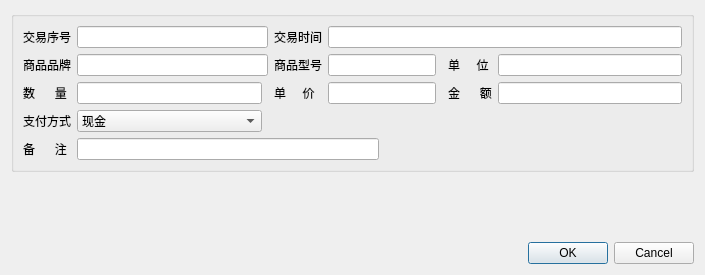
<?xml version="1.0" encoding="UTF-8"?>
<ui version="4.0">
 <class>Dlg_XS_ADD</class>
 <widget class="QDialog" name="Dlg_XS_ADD">
  <property name="geometry">
   <rect>
    <x>0</x>
    <y>0</y>
    <width>705</width>
    <height>275</height>
   </rect>
  </property>
  <property name="windowTitle">
   <string>Dialog</string>
  </property>
  <property name="sizeGripEnabled">
   <bool>false</bool>
  </property>
  <layout class="QGridLayout" name="gridLayout">
   <item row="2" column="0">
    <widget class="QDialogButtonBox" name="buttonBox">
     <property name="orientation">
      <enum>Qt::Horizontal</enum>
     </property>
     <property name="standardButtons">
      <set>QDialogButtonBox::Cancel|QDialogButtonBox::Ok</set>
     </property>
    </widget>
   </item>
   <item row="1" column="0">
    <spacer name="verticalSpacer">
     <property name="orientation">
      <enum>Qt::Vertical</enum>
     </property>
     <property name="sizeHint" stdset="0">
      <size>
       <width>20</width>
       <height>40</height>
      </size>
     </property>
    </spacer>
   </item>
   <item row="0" column="0">
    <widget class="QGroupBox" name="groupBox_XS">
     <property name="enabled">
      <bool>true</bool>
     </property>
     <property name="minimumSize">
      <size>
       <width>0</width>
       <height>150</height>
      </size>
     </property>
     <property name="styleSheet">
      <string notr="true">font: 12pt &quot;微软雅黑&quot;;</string>
     </property>
     <property name="title">
      <string/>
     </property>
     <layout class="QGridLayout" name="gridLayout_5">
      <item row="0" column="1" colspan="2">
       <widget class="QLineEdit" name="txt_XS_SN">
        <property name="text">
         <string/>
        </property>
       </widget>
      </item>
      <item row="0" column="3">
       <widget class="QLabel" name="label_16">
        <property name="text">
         <string>交易时间</string>
        </property>
       </widget>
      </item>
      <item row="4" column="7">
       <widget class="QLabel" name="label_22">
        <property name="text">
         <string>金      额</string>
        </property>
       </widget>
      </item>
      <item row="3" column="0">
       <widget class="QLabel" name="label_17">
        <property name="text">
         <string>商品品牌</string>
        </property>
       </widget>
      </item>
      <item row="3" column="1" colspan="2">
       <widget class="QLineEdit" name="txt_XS_brand">
        <property name="text">
         <string/>
        </property>
       </widget>
      </item>
      <item row="3" column="8">
       <widget class="QLineEdit" name="txt_XS_unit">
        <property name="text">
         <string/>
        </property>
       </widget>
      </item>
      <item row="3" column="4" colspan="2">
       <widget class="QLineEdit" name="txt_XS_type">
        <property name="text">
         <string/>
        </property>
       </widget>
      </item>
      <item row="3" column="3">
       <widget class="QLabel" name="label_18">
        <property name="text">
         <string>商品型号</string>
        </property>
       </widget>
      </item>
      <item row="4" column="8">
       <widget class="QLineEdit" name="txt_XS_jine">
        <property name="text">
         <string/>
        </property>
       </widget>
      </item>
      <item row="3" column="7">
       <widget class="QLabel" name="label_19">
        <property name="text">
         <string>单     位</string>
        </property>
       </widget>
      </item>
      <item row="4" column="0">
       <widget class="QLabel" name="label_20">
        <property name="text">
         <string>数      量</string>
        </property>
       </widget>
      </item>
      <item row="4" column="1">
       <widget class="QLineEdit" name="txt_XS_cnt">
        <property name="text">
         <string/>
        </property>
       </widget>
      </item>
      <item row="0" column="0">
       <widget class="QLabel" name="label">
        <property name="text">
         <string>交易序号</string>
        </property>
       </widget>
      </item>
      <item row="6" column="0">
       <widget class="QLabel" name="label_24">
        <property name="text">
         <string>备      注</string>
        </property>
       </widget>
      </item>
      <item row="5" column="0">
       <widget class="QLabel" name="label_23">
        <property name="text">
         <string>支付方式</string>
        </property>
       </widget>
      </item>
      <item row="5" column="1">
       <widget class="QComboBox" name="comboBox">
        <item>
         <property name="text">
          <string>现金</string>
         </property>
        </item>
        <item>
         <property name="text">
          <string>微信</string>
         </property>
        </item>
        <item>
         <property name="text">
          <string>支付宝</string>
         </property>
        </item>
       </widget>
      </item>
      <item row="0" column="4" colspan="5">
       <widget class="QLineEdit" name="txt_XS_jytime">
        <property name="text">
         <string/>
        </property>
       </widget>
      </item>
      <item row="6" column="1" colspan="4">
       <widget class="QLineEdit" name="txt_XS_memo">
        <property name="text">
         <string/>
        </property>
       </widget>
      </item>
      <item row="4" column="4" colspan="2">
       <widget class="QLineEdit" name="txt_XS_price">
        <property name="text">
         <string/>
        </property>
       </widget>
      </item>
      <item row="4" column="3">
       <widget class="QLabel" name="label_21">
        <property name="text">
         <string>单     价</string>
        </property>
       </widget>
      </item>
     </layout>
    </widget>
   </item>
  </layout>
 </widget>
 <resources/>
 <connections>
  <connection>
   <sender>buttonBox</sender>
   <signal>accepted()</signal>
   <receiver>Dlg_XS_ADD</receiver>
   <slot>accept()</slot>
   <hints>
    <hint type="sourcelabel">
     <x>257</x>
     <y>217</y>
    </hint>
    <hint type="destinationlabel">
     <x>157</x>
     <y>274</y>
    </hint>
   </hints>
  </connection>
  <connection>
   <sender>buttonBox</sender>
   <signal>rejected()</signal>
   <receiver>Dlg_XS_ADD</receiver>
   <slot>reject()</slot>
   <hints>
    <hint type="sourcelabel">
     <x>325</x>
     <y>217</y>
    </hint>
    <hint type="destinationlabel">
     <x>286</x>
     <y>274</y>
    </hint>
   </hints>
  </connection>
 </connections>
</ui>
